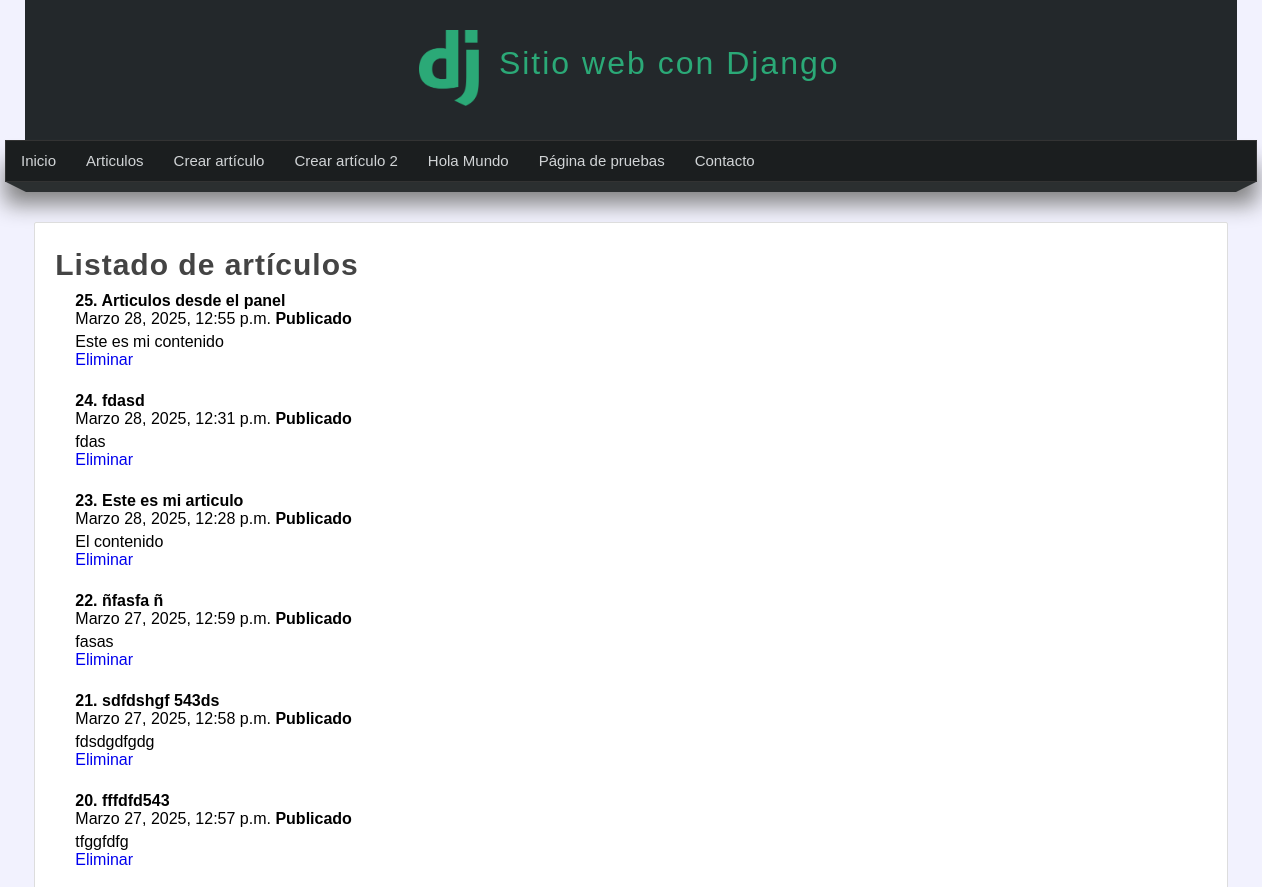
Before: /articulos/ (upper part) with the older database file.
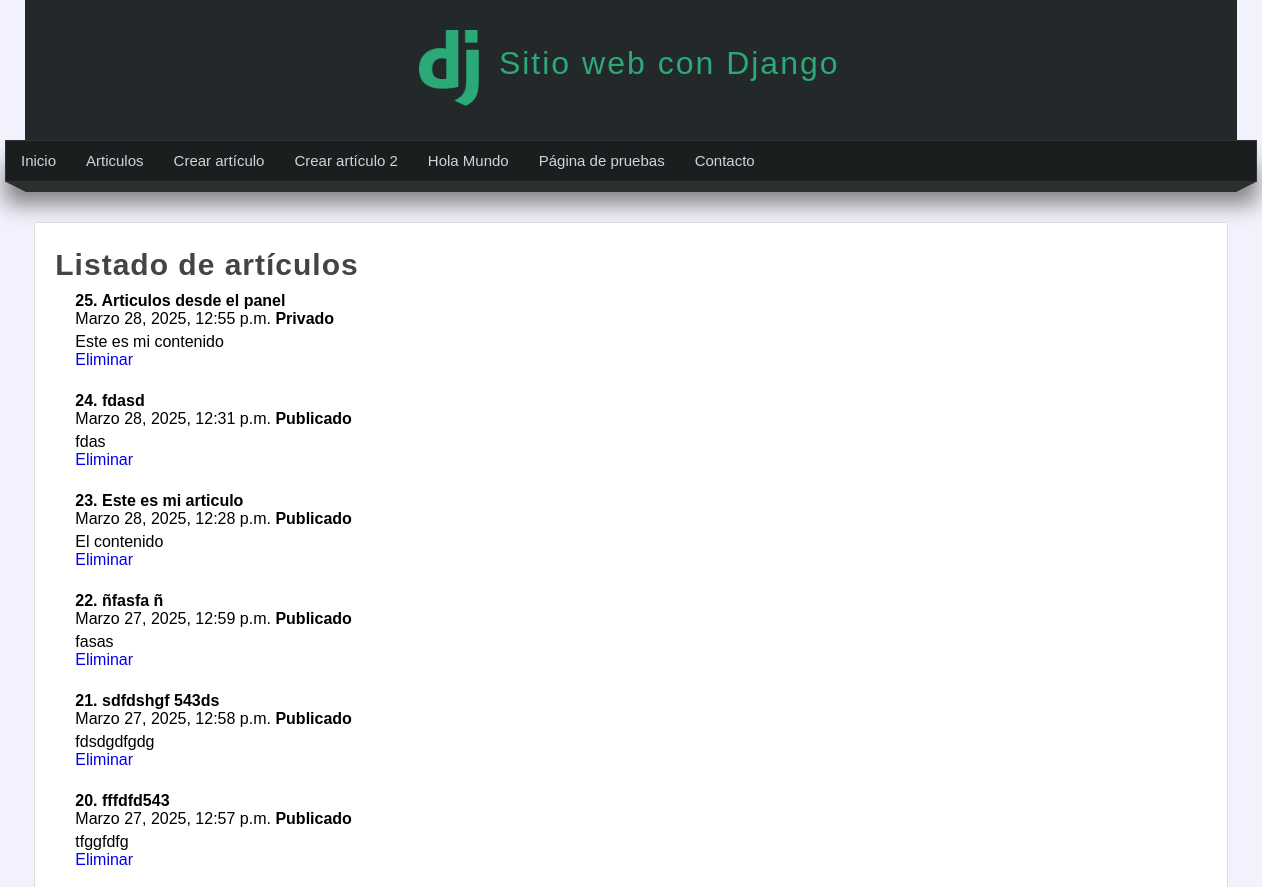
After: the same page with the newer database file.
### miapp/models.py (models this page shows, shortened)
class Article(models.Model):
    title = models.CharField(max_length=150, verbose_name="Título")
    content = models.TextField(verbose_name="Contenido")
    image = models.ImageField(default='null', verbose_name="Miniatura")
    public = models.BooleanField(verbose_name="¿Pulicado?")
    created_at = models.DateTimeField(auto_now_add=True)
    updated_at = models.DateTimeField(auto_now=True)
    class Meta:
        verbose_name = "Artículo"
        verbose_name_plural = "Artículos"
        ordering = ['-created_at']

### miapp/views.py (the view)
# urls.py: path('articulos/', views.articulos, name="articulos"),
def articulos(request):
    articulos = Article.objects.all().order_by('-id')
    """
    articulos = Article.objects.filter(id__lte=11, title__contains="2") # esto es un AND

    articulos = Article.objects.filter(
        Q(title__contains="2") | Q(public="True")
    ) # PAra usar OR

    articulos = Article.objects.filter(
                                    title="Articulo",
                                ).exclude(
                                    public=False
                                )
    """
    return render(request, 'articulos.html', {
        'articulos': articulos
    })

### miapp/templates/articulos.html (shortened to what this page needs)
{%  extends 'layout.html'%}
{% load filters %}
{% block content %}
<h1 class="title">Listado de artículos</h1>
    <ul>
        {% for articulo in articulos %}
            <h4>{{articulo.id}}. {{articulo.title}}</h4>
            <span>{{articulo.created_at}}</span>
            {% if  articulo.public %}
                <strong>Publicado</strong>
            {% else %}
                <strong>Privado</strong>
            {% endif %}
            <p>
                {{articulo.content}}
                <br>
                <a href="{% url 'borrar' id=articulo.id %}">Eliminar</a>
            </p>
            <br/>
        {% endfor %}
    </ul>
{% endblock %}

Changed rows visible on the page:
changed Article "Articulos desde el panel": public "Publicado" → "Privado"
